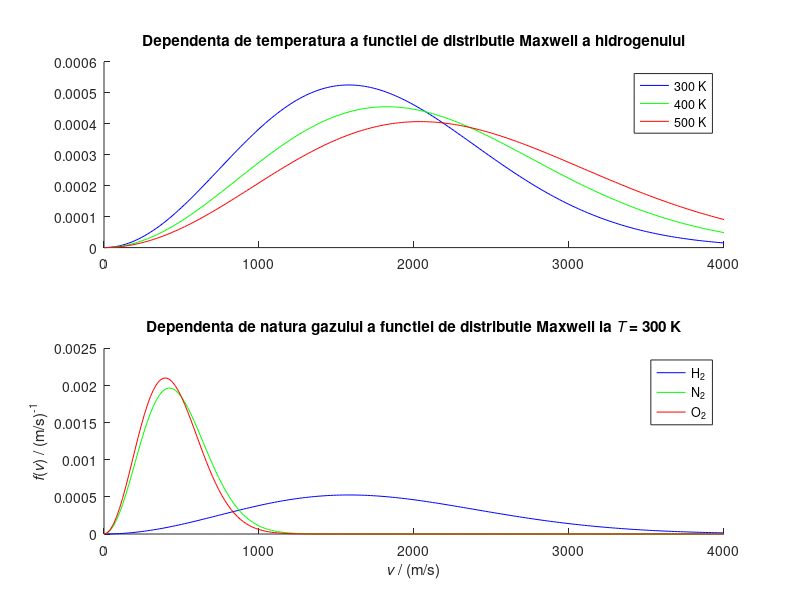

Source code (MATLAB):
function MaxwellDistribLaw
%Studiul functiei de distributie Maxwell dupa modulul vitezei moleculelor unui gaz ideal
%1. Se studiaza dependenta de temperatura
%2. Se studiaza dependenta de natura gazului
%3. Se calculeaza probabilitati
%3a. Verificarea normarii functiei de distributie
%3b. Se calculeaza probabilitatea ca modulul vitezei sa fie cuprins intr-un interval
%Verificat decembrie 2017

clc;clear all;close all

kB=1.38e-23; %constanta lui Boltzmann, J/K
u=1.66e-27; %unitatea atomica de masa, kg

m0=[2 28 32]*u;%masa unei molecule de H_2, N_2, O_2; kg
T=[300 400 500]; %temperatura termodinamica a gazului, K

%f=@(v,kB,m,T) 4*pi*v.^2*(m0/(2*pi*kB*T))^(3/2).*exp(-m0*v.^2/(2*kB*T));

vmax=4e3; %viteza maxima in reprezentarile grafice, m/s
v=linspace(0,vmax,201);

color=['b' 'g' 'r'];

%1. Se studiaza dependenta de temperatura
%Graficul functiei de distributie pentru m0(1) la temperaturile din vectorul T
subplot(211)
hold on
for i=1:3
    %y=f(v,kB,m0(1),T(i));
    f=Maxwell(v,kB,m0(1),T(i));
    plot(v,f,color(i))
end
legend('300 K','400 K','500 K')
title('Dependenta de temperatura a functiei de distributie Maxwell a hidrogenului')

%2. Se studiaza dependenta de natura gazului
%Graficul functiei de distributie pentru T(1) si gazele din vectorul m0
subplot(212)
hold on
for i=1:3
    %y=f(v,kB,m0(i),T(1));
    f=Maxwell(v,kB,m0(i),T(1));
    plot(v,f,color(i))
end
legend('H_2','N_2','O_2')
title('Dependenta de natura gazului a functiei de distributie Maxwell la {\it{T}} = 300 K')
xlabel('{\it{v}} / (m/s)')
ylabel('{\it{f}}({\it{v}}) / (m/s)^{-1}')

%3. Se calculeaza probabilitati
%3a. Verificarea normarii functiei de distributie
%Consideram gazul 1 aflat la temperatura T(1)
disp('Integrala de la 0 la infinit a functiei de distributie pentru m0(1) si T(1) este:')
integral(@(v) Maxwell(v,kB,m0(1),T(1)),0,inf)

%3b. Se calculeaza probabilitatea ca modulul vitezei sa fie cuprins intr-un interval
%Consideram gazul 1 aflat la temperatura T(1) si intervalul de viteze
%v1=500 m/s, v2=3000 m/s
v1=500;%m/s
v2=3000;%m/s
disp('Probabilitatea ca modulul vitezei unei molecule a gazului 1 aflat la temp T(1) sa fie cuprins intre v1 si v2 este:')
integral(@(v) Maxwell(v,kB,m0(1),T(1)),v1,v2)
end


function f=Maxwell(v,kB,m0,T)
f=4*pi*v.^2*(m0/(2*pi*kB*T))^(3/2).*exp(-m0*v.^2/(2*kB*T));
end